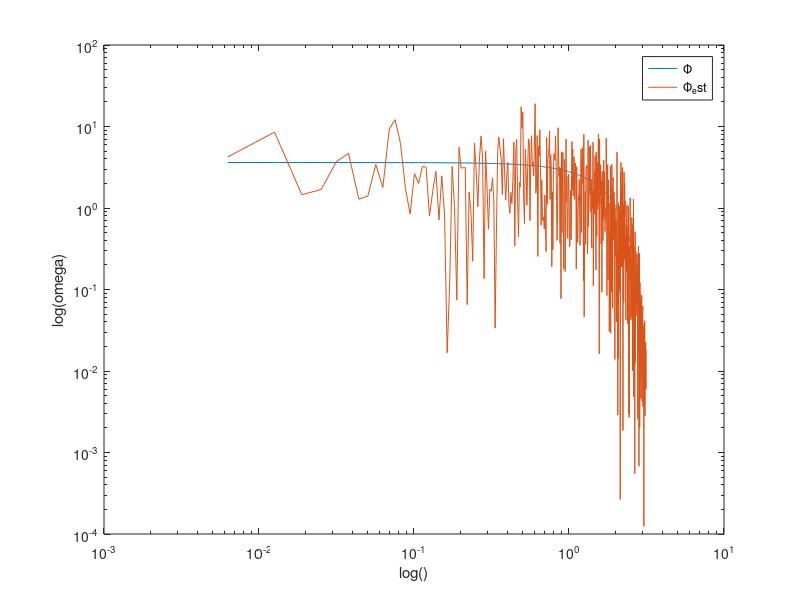
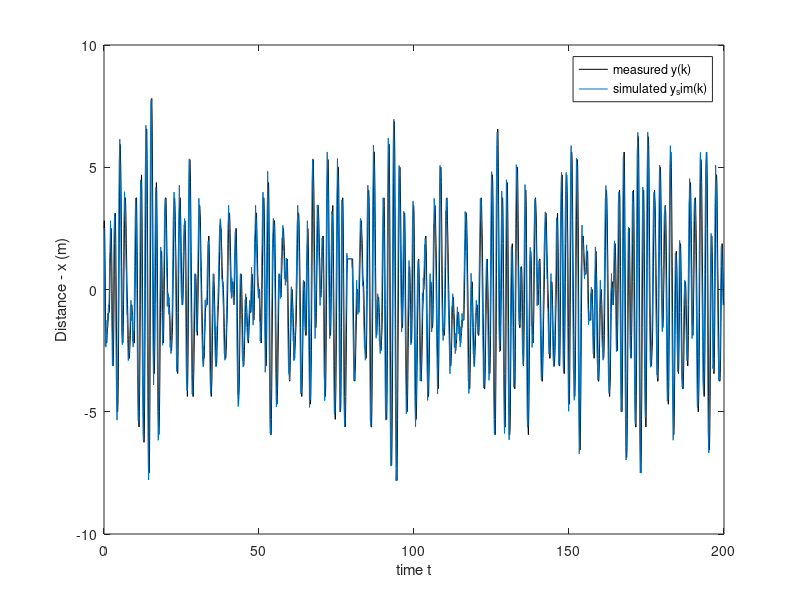

The MATLAB script that drew these images, in order: (Note: this script raises an error after producing the figures.)
%HW 2 Problem 2.2

clear; clc; close all;

a = 0.9;
N = 1000;
e = randn(1, N);

omega = linspace(0, pi, N/2);

H = abs(1 + a.*exp(-1*i*omega));
spectrum = H.^2 * 1; %heuristic for spectrum white noise
loglog(omega, spectrum)
hold on;


W = [e(1)];
for count = 2:length(e)
    W(count) = e(count) + a * e(count - 1);
end

Re = xcorr(W);
omega_adj = [N:2*N-1 2*N-1 1:N-1];
spectrum_est = fft(Re(omega_adj))/N;



loglog(omega, real(spectrum_est(1:2:N)))

legend('\Phi', '\Phi_est');
xlabel("log()")
ylabel("log(\omega)")




%% Problem 3

clear; clc; close all;

data = load("mass_spring_damper.mat");
deltaT = 0.1; %s
u = data.u;
y = data.y;
t = data.t;
%      b1*F(k-1)  b2*F(k)  a1*x(k-1)   a2*x(k-2)
PHI = [u(2:end-1) u(3:end) -y(2:end-1) -y(1:end-2)];

Y = y(3:end);
theta = PHI\Y

figure;
myY = PHI*theta;
plot(t, y, "-k")
hold on
plot(t(1:end-2), myY)
legend("measured y(k)", "simulated y_sim(k)");
xlabel("time t")
ylabel("Distance - x (m)")

b1 = theta(1);
b2 = theta(2);
a1 = theta(3);
a2 = theta(4);


poles_z = roots([1 a1 a2]);
poles_s = log(poles_z)/deltaT;

gain = (b1 + b2)/(1 + a1 + a2);%when s = 0
myK = 1/gain; %N/m

syms d m
r = roots([m d myK]);
sol = solve(r == poles_s, m, d);

k = myK
m = double(sol.m) %kg
d = double(sol.d) %Ns/m

figure;
Go = tf( 1, [m, d, k])

lsim(Go, u, t)
hold on;
plot(t, y)
legend("TF with mdk","measured y")
